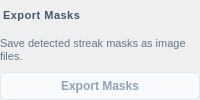
<?xml version="1.0" encoding="UTF-8"?>
<ui version="4.0">
 <class>ToolsSettings</class>
 <widget class="QWidget" name="toolsSettings">
  <property name="styleSheet">
   <string notr="true">QLabel#masksHeading {
    font-size: 11px;
    font-weight: 600;
    color: #475569;
    text-transform: uppercase;
    letter-spacing: 0.5px;
    margin-top: 2px;
}
QLabel#masksHint {
    font-size: 11px;
    color: #64748b;
    line-height: 1.3;
}
QPushButton#masks {
    background-color: #ffffff;
    color: #1e293b;
    border: 1px solid #cbd5e1;
    border-radius: 6px;
    padding: 6px 12px;
    font-weight: 500;
    font-size: 12px;
}
QPushButton#masks:hover {
    background-color: #f1f5f9;
    border-color: #94a3b8;
}
QPushButton#masks:disabled {
    background-color: #f8fafc;
    color: #94a3b8;
    border-color: #e2e8f0;
}</string>
  </property>
  <layout class="QVBoxLayout" name="layout">
   <property name="spacing">
    <number>8</number>
   </property>
   <property name="leftMargin">
    <number>0</number>
   </property>
   <property name="topMargin">
    <number>0</number>
   </property>
   <property name="rightMargin">
    <number>0</number>
   </property>
   <property name="bottomMargin">
    <number>0</number>
   </property>
   <item>
    <widget class="QLabel" name="masksHeading">
     <property name="text">
      <string>Export Masks</string>
     </property>
    </widget>
   </item>
   <item>
    <widget class="QLabel" name="masksHint">
     <property name="text">
      <string>Save detected streak masks as image files.</string>
     </property>
     <property name="wordWrap">
      <bool>true</bool>
     </property>
    </widget>
   </item>
   <item>
    <widget class="QPushButton" name="masks">
     <property name="cursor">
      <cursorShape>PointingHandCursor</cursorShape>
     </property>
     <property name="text">
      <string>Export Masks</string>
     </property>
     <property name="enabled">
      <bool>false</bool>
     </property>
     <property name="toolTip">
      <string>Requires automatic or manual streak masks.</string>
     </property>
    </widget>
   </item>
  </layout>
 </widget>
 <resources/>
 <connections/>
</ui>
